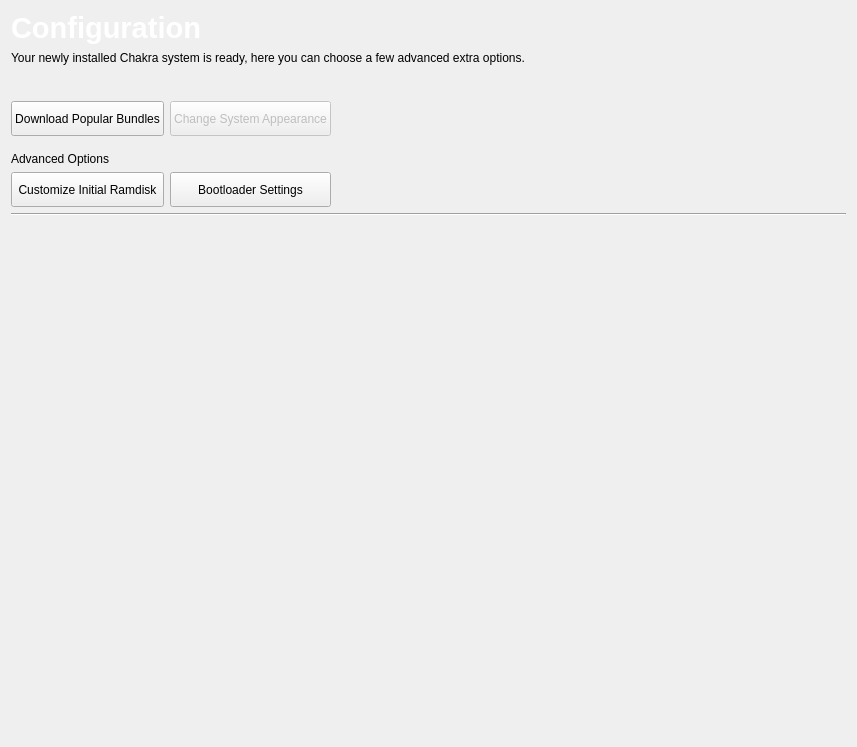
<?xml version="1.0" encoding="UTF-8"?>
<ui version="4.0">
 <class>Config</class>
 <widget class="QWidget" name="Config">
  <property name="geometry">
   <rect>
    <x>0</x>
    <y>0</y>
    <width>857</width>
    <height>747</height>
   </rect>
  </property>
  <property name="windowTitle">
   <string/>
  </property>
  <layout class="QGridLayout" name="gridLayout">
   <item row="0" column="0">
    <layout class="QHBoxLayout" name="horizontalLayout_2">
     <property name="topMargin">
      <number>0</number>
     </property>
     <item>
      <widget class="QLabel" name="label">
       <property name="sizePolicy">
        <sizepolicy hsizetype="Preferred" vsizetype="Fixed">
         <horstretch>0</horstretch>
         <verstretch>0</verstretch>
        </sizepolicy>
       </property>
       <property name="maximumSize">
        <size>
         <width>16777215</width>
         <height>50</height>
        </size>
       </property>
       <property name="font">
        <font>
         <pointsize>14</pointsize>
        </font>
       </property>
       <property name="text">
        <string>&lt;!DOCTYPE HTML PUBLIC &quot;-//W3C//DTD HTML 4.0//EN&quot; &quot;http://www.w3.org/TR/REC-html40/strict.dtd&quot;&gt;
&lt;html&gt;&lt;head&gt;&lt;meta name=&quot;qrichtext&quot; content=&quot;1&quot; /&gt;&lt;style type=&quot;text/css&quot;&gt;
p, li { white-space: pre-wrap; }
&lt;/style&gt;&lt;/head&gt;&lt;body style=&quot; font-family:'Sans Serif'; font-size:14pt; font-weight:400; font-style:normal;&quot;&gt;
&lt;p style=&quot; margin-top:0px; margin-bottom:0px; margin-left:0px; margin-right:0px; -qt-block-indent:0; text-indent:0px;&quot;&gt;&lt;span style=&quot; font-size:22pt; font-weight:600; color:#ffffff;&quot;&gt;Configuration&lt;/span&gt;&lt;/p&gt;&lt;/body&gt;&lt;/html&gt;</string>
       </property>
      </widget>
     </item>
    </layout>
   </item>
   <item row="2" column="0">
    <spacer name="verticalSpacer_3">
     <property name="orientation">
      <enum>Qt::Vertical</enum>
     </property>
     <property name="sizeType">
      <enum>QSizePolicy::Fixed</enum>
     </property>
     <property name="sizeHint" stdset="0">
      <size>
       <width>20</width>
       <height>30</height>
      </size>
     </property>
    </spacer>
   </item>
   <item row="4" column="0">
    <widget class="Line" name="line">
     <property name="orientation">
      <enum>Qt::Horizontal</enum>
     </property>
    </widget>
   </item>
   <item row="5" column="0">
    <spacer name="verticalSpacer_4">
     <property name="orientation">
      <enum>Qt::Vertical</enum>
     </property>
     <property name="sizeType">
      <enum>QSizePolicy::Fixed</enum>
     </property>
     <property name="sizeHint" stdset="0">
      <size>
       <width>20</width>
       <height>30</height>
      </size>
     </property>
    </spacer>
   </item>
   <item row="6" column="0">
    <widget class="QLabel" name="currentPageLabel">
     <property name="font">
      <font>
       <pointsize>14</pointsize>
      </font>
     </property>
     <property name="text">
      <string/>
     </property>
    </widget>
   </item>
   <item row="7" column="0">
    <widget class="QStackedWidget" name="stackedWidget">
     <property name="currentIndex">
      <number>0</number>
     </property>
     <widget class="QWidget" name="emptyPage"/>
     <widget class="QWidget" name="initRamDiskPage">
      <layout class="QGridLayout" name="gridLayout_2">
       <item row="0" column="0">
        <layout class="QGridLayout" name="gridLayout_3">
         <property name="spacing">
          <number>8</number>
         </property>
         <item row="1" column="0">
          <widget class="QCheckBox" name="usb">
           <property name="text">
            <string>USB</string>
           </property>
          </widget>
         </item>
         <item row="4" column="0">
          <widget class="QCheckBox" name="nfs">
           <property name="text">
            <string>NFS Shares</string>
           </property>
          </widget>
         </item>
         <item row="0" column="0" colspan="3">
          <widget class="QLabel" name="label_4">
           <property name="text">
            <string>Activate support for booting from:</string>
           </property>
          </widget>
         </item>
         <item row="1" column="1">
          <widget class="QCheckBox" name="firewire">
           <property name="text">
            <string>FireWire</string>
           </property>
          </widget>
         </item>
         <item row="4" column="1">
          <widget class="QCheckBox" name="raid">
           <property name="text">
            <string>Software Raid Arrays</string>
           </property>
          </widget>
         </item>
         <item row="7" column="0">
          <widget class="QCheckBox" name="lvm2">
           <property name="text">
            <string>LVM2 Volumes</string>
           </property>
          </widget>
         </item>
         <item row="7" column="1">
          <widget class="QCheckBox" name="encrypted">
           <property name="text">
            <string>Encrypted Volumes</string>
           </property>
          </widget>
         </item>
         <item row="11" column="0" rowspan="2" colspan="2">
          <widget class="QPushButton" name="generateInitRamDiskButton">
           <property name="minimumSize">
            <size>
             <width>0</width>
             <height>35</height>
            </size>
           </property>
           <property name="maximumSize">
            <size>
             <width>16777215</width>
             <height>35</height>
            </size>
           </property>
           <property name="text">
            <string>Generate Initial Ramdisk</string>
           </property>
          </widget>
         </item>
         <item row="16" column="1">
          <spacer name="verticalSpacer_5">
           <property name="orientation">
            <enum>Qt::Vertical</enum>
           </property>
           <property name="sizeHint" stdset="0">
            <size>
             <width>20</width>
             <height>40</height>
            </size>
           </property>
          </spacer>
         </item>
         <item row="10" column="1">
          <spacer name="verticalSpacer_7">
           <property name="orientation">
            <enum>Qt::Vertical</enum>
           </property>
           <property name="sizeType">
            <enum>QSizePolicy::Fixed</enum>
           </property>
           <property name="sizeHint" stdset="0">
            <size>
             <width>20</width>
             <height>10</height>
            </size>
           </property>
          </spacer>
         </item>
         <item row="8" column="0">
          <widget class="QCheckBox" name="mdp">
           <property name="text">
            <string>MDP Partition Arrays</string>
           </property>
          </widget>
         </item>
         <item row="8" column="1">
          <widget class="QCheckBox" name="pcmcia">
           <property name="text">
            <string>PCMCIA</string>
           </property>
          </widget>
         </item>
         <item row="11" column="2">
          <spacer name="horizontalSpacer_5">
           <property name="orientation">
            <enum>Qt::Horizontal</enum>
           </property>
           <property name="sizeHint" stdset="0">
            <size>
             <width>40</width>
             <height>20</height>
            </size>
           </property>
          </spacer>
         </item>
         <item row="11" column="3">
          <spacer name="horizontalSpacer_6">
           <property name="orientation">
            <enum>Qt::Horizontal</enum>
           </property>
           <property name="sizeHint" stdset="0">
            <size>
             <width>40</width>
             <height>20</height>
            </size>
           </property>
          </spacer>
         </item>
         <item row="13" column="1">
          <spacer name="verticalSpacer_14">
           <property name="orientation">
            <enum>Qt::Vertical</enum>
           </property>
           <property name="sizeType">
            <enum>QSizePolicy::Fixed</enum>
           </property>
           <property name="sizeHint" stdset="0">
            <size>
             <width>20</width>
             <height>40</height>
            </size>
           </property>
          </spacer>
         </item>
         <item row="15" column="0" colspan="2">
          <layout class="QHBoxLayout" name="horizontalLayout">
           <item>
            <spacer name="horizontalSpacer_9">
             <property name="orientation">
              <enum>Qt::Horizontal</enum>
             </property>
             <property name="sizeType">
              <enum>QSizePolicy::Fixed</enum>
             </property>
             <property name="sizeHint" stdset="0">
              <size>
               <width>40</width>
               <height>20</height>
              </size>
             </property>
            </spacer>
           </item>
           <item>
            <widget class="QLabel" name="initRdBusyLabel">
             <property name="text">
              <string/>
             </property>
             <property name="alignment">
              <set>Qt::AlignCenter</set>
             </property>
            </widget>
           </item>
          </layout>
         </item>
        </layout>
       </item>
      </layout>
     </widget>
     <widget class="QWidget" name="installBundlesPage">
      <layout class="QGridLayout" name="gridLayout_7">
       <item row="1" column="1">
        <widget class="QPushButton" name="bundlesDownloadButton">
         <property name="minimumSize">
          <size>
           <width>0</width>
           <height>45</height>
          </size>
         </property>
         <property name="text">
          <string>Download</string>
         </property>
        </widget>
       </item>
       <item row="0" column="0" colspan="3">
        <widget class="KListWidget" name="bundlesList">
         <property name="autoScroll">
          <bool>false</bool>
         </property>
         <property name="selectionMode">
          <enum>QAbstractItemView::NoSelection</enum>
         </property>
         <property name="iconSize">
          <size>
           <width>32</width>
           <height>32</height>
          </size>
         </property>
         <property name="movement">
          <enum>QListView::Static</enum>
         </property>
         <property name="flow">
          <enum>QListView::TopToBottom</enum>
         </property>
         <property name="isWrapping" stdset="0">
          <bool>true</bool>
         </property>
         <property name="spacing">
          <number>10</number>
         </property>
         <property name="viewMode">
          <enum>QListView::ListMode</enum>
         </property>
         <property name="uniformItemSizes">
          <bool>true</bool>
         </property>
         <property name="selectionRectVisible">
          <bool>false</bool>
         </property>
        </widget>
       </item>
       <item row="1" column="2">
        <spacer name="horizontalSpacer_25">
         <property name="orientation">
          <enum>Qt::Horizontal</enum>
         </property>
         <property name="sizeHint" stdset="0">
          <size>
           <width>40</width>
           <height>20</height>
          </size>
         </property>
        </spacer>
       </item>
       <item row="1" column="0">
        <spacer name="horizontalSpacer_4">
         <property name="orientation">
          <enum>Qt::Horizontal</enum>
         </property>
         <property name="sizeType">
          <enum>QSizePolicy::Expanding</enum>
         </property>
         <property name="sizeHint" stdset="0">
          <size>
           <width>40</width>
           <height>20</height>
          </size>
         </property>
        </spacer>
       </item>
      </layout>
     </widget>
     <widget class="QWidget" name="changeAppearancePage">
      <layout class="QGridLayout" name="gridLayout_10">
       <item row="0" column="0" colspan="5">
        <layout class="QHBoxLayout" name="horizontalLayout_3">
         <item>
          <spacer name="horizontalSpacer_13">
           <property name="orientation">
            <enum>Qt::Horizontal</enum>
           </property>
           <property name="sizeHint" stdset="0">
            <size>
             <width>40</width>
             <height>20</height>
            </size>
           </property>
          </spacer>
         </item>
         <item>
          <layout class="QGridLayout" name="gridLayout_9">
           <item row="1" column="1">
            <widget class="QLabel" name="label_5">
             <property name="text">
              <string>Chakra</string>
             </property>
             <property name="alignment">
              <set>Qt::AlignCenter</set>
             </property>
            </widget>
           </item>
           <item row="0" column="1">
            <widget class="QPushButton" name="linuxButton">
             <property name="minimumSize">
              <size>
               <width>90</width>
               <height>90</height>
              </size>
             </property>
             <property name="maximumSize">
              <size>
               <width>90</width>
               <height>90</height>
              </size>
             </property>
             <property name="text">
              <string/>
             </property>
            </widget>
           </item>
           <item row="0" column="3">
            <widget class="QPushButton" name="macButton">
             <property name="minimumSize">
              <size>
               <width>90</width>
               <height>90</height>
              </size>
             </property>
             <property name="maximumSize">
              <size>
               <width>90</width>
               <height>90</height>
              </size>
             </property>
             <property name="text">
              <string/>
             </property>
            </widget>
           </item>
           <item row="1" column="3">
            <widget class="QLabel" name="label_6">
             <property name="text">
              <string>Mac</string>
             </property>
             <property name="alignment">
              <set>Qt::AlignCenter</set>
             </property>
            </widget>
           </item>
           <item row="0" column="5">
            <widget class="QPushButton" name="windowsButton">
             <property name="minimumSize">
              <size>
               <width>90</width>
               <height>90</height>
              </size>
             </property>
             <property name="maximumSize">
              <size>
               <width>90</width>
               <height>90</height>
              </size>
             </property>
             <property name="text">
              <string/>
             </property>
            </widget>
           </item>
           <item row="1" column="5">
            <widget class="QLabel" name="label_7">
             <property name="text">
              <string>Windows</string>
             </property>
             <property name="alignment">
              <set>Qt::AlignCenter</set>
             </property>
            </widget>
           </item>
           <item row="0" column="2" rowspan="2">
            <spacer name="horizontalSpacer_11">
             <property name="orientation">
              <enum>Qt::Horizontal</enum>
             </property>
             <property name="sizeHint" stdset="0">
              <size>
               <width>40</width>
               <height>20</height>
              </size>
             </property>
            </spacer>
           </item>
           <item row="0" column="4" rowspan="2">
            <spacer name="horizontalSpacer_12">
             <property name="orientation">
              <enum>Qt::Horizontal</enum>
             </property>
             <property name="sizeHint" stdset="0">
              <size>
               <width>40</width>
               <height>20</height>
              </size>
             </property>
            </spacer>
           </item>
           <item row="0" column="0" rowspan="2">
            <spacer name="horizontalSpacer">
             <property name="orientation">
              <enum>Qt::Horizontal</enum>
             </property>
             <property name="sizeHint" stdset="0">
              <size>
               <width>40</width>
               <height>20</height>
              </size>
             </property>
            </spacer>
           </item>
           <item row="0" column="6" rowspan="2">
            <spacer name="horizontalSpacer_10">
             <property name="orientation">
              <enum>Qt::Horizontal</enum>
             </property>
             <property name="sizeHint" stdset="0">
              <size>
               <width>40</width>
               <height>20</height>
              </size>
             </property>
            </spacer>
           </item>
          </layout>
         </item>
         <item>
          <spacer name="horizontalSpacer_14">
           <property name="orientation">
            <enum>Qt::Horizontal</enum>
           </property>
           <property name="sizeHint" stdset="0">
            <size>
             <width>40</width>
             <height>20</height>
            </size>
           </property>
          </spacer>
         </item>
        </layout>
       </item>
       <item row="2" column="1">
        <widget class="QPushButton" name="colorizeButton">
         <property name="text">
          <string>Colorize</string>
         </property>
        </widget>
       </item>
       <item row="3" column="1">
        <spacer name="verticalSpacer_15">
         <property name="orientation">
          <enum>Qt::Vertical</enum>
         </property>
         <property name="sizeHint" stdset="0">
          <size>
           <width>20</width>
           <height>40</height>
          </size>
         </property>
        </spacer>
       </item>
       <item row="4" column="1">
        <spacer name="verticalSpacer_16">
         <property name="orientation">
          <enum>Qt::Vertical</enum>
         </property>
         <property name="sizeHint" stdset="0">
          <size>
           <width>20</width>
           <height>40</height>
          </size>
         </property>
        </spacer>
       </item>
       <item row="1" column="1">
        <spacer name="verticalSpacer_17">
         <property name="orientation">
          <enum>Qt::Vertical</enum>
         </property>
         <property name="sizeHint" stdset="0">
          <size>
           <width>20</width>
           <height>40</height>
          </size>
         </property>
        </spacer>
       </item>
       <item row="2" column="0">
        <spacer name="horizontalSpacer_15">
         <property name="orientation">
          <enum>Qt::Horizontal</enum>
         </property>
         <property name="sizeHint" stdset="0">
          <size>
           <width>40</width>
           <height>20</height>
          </size>
         </property>
        </spacer>
       </item>
       <item row="2" column="4">
        <spacer name="horizontalSpacer_16">
         <property name="orientation">
          <enum>Qt::Horizontal</enum>
         </property>
         <property name="sizeHint" stdset="0">
          <size>
           <width>40</width>
           <height>20</height>
          </size>
         </property>
        </spacer>
       </item>
       <item row="2" column="3">
        <spacer name="horizontalSpacer_17">
         <property name="orientation">
          <enum>Qt::Horizontal</enum>
         </property>
         <property name="sizeHint" stdset="0">
          <size>
           <width>40</width>
           <height>20</height>
          </size>
         </property>
        </spacer>
       </item>
       <item row="2" column="2">
        <spacer name="horizontalSpacer_18">
         <property name="orientation">
          <enum>Qt::Horizontal</enum>
         </property>
         <property name="sizeHint" stdset="0">
          <size>
           <width>40</width>
           <height>20</height>
          </size>
         </property>
        </spacer>
       </item>
      </layout>
     </widget>
     <widget class="QWidget" name="bootloaderPage">
      <layout class="QGridLayout" name="gridLayout_11">
       <item row="3" column="0">
        <spacer name="verticalSpacer_19">
         <property name="orientation">
          <enum>Qt::Vertical</enum>
         </property>
         <property name="sizeHint" stdset="0">
          <size>
           <width>20</width>
           <height>40</height>
          </size>
         </property>
        </spacer>
       </item>
       <item row="1" column="0">
        <widget class="QCheckBox" name="bootloaderCheckBox">
         <property name="text">
          <string>Install GRUB2</string>
         </property>
         <property name="checked">
          <bool>true</bool>
         </property>
        </widget>
       </item>
       <item row="0" column="0">
        <widget class="QLabel" name="bootloaderLabel">
         <property name="text">
          <string>You can now install GRUB2 as your main bootloader. 
Tribe will install GRUB2 on the same hard drive where your &quot;/boot&quot; folder is located.</string>
         </property>
        </widget>
       </item>
      </layout>
     </widget>
     <widget class="QWidget" name="progressPage">
      <layout class="QGridLayout" name="gridLayout_12">
       <item row="0" column="0" colspan="3">
        <spacer name="verticalSpacer">
         <property name="orientation">
          <enum>Qt::Vertical</enum>
         </property>
         <property name="sizeHint" stdset="0">
          <size>
           <width>20</width>
           <height>162</height>
          </size>
         </property>
        </spacer>
       </item>
       <item row="1" column="0" colspan="3">
        <widget class="QLabel" name="progressLabel">
         <property name="text">
          <string/>
         </property>
         <property name="alignment">
          <set>Qt::AlignCenter</set>
         </property>
        </widget>
       </item>
       <item row="2" column="0" colspan="3">
        <spacer name="verticalSpacer_20">
         <property name="orientation">
          <enum>Qt::Vertical</enum>
         </property>
         <property name="sizeType">
          <enum>QSizePolicy::Fixed</enum>
         </property>
         <property name="sizeHint" stdset="0">
          <size>
           <width>20</width>
           <height>10</height>
          </size>
         </property>
        </spacer>
       </item>
       <item row="3" column="0" colspan="3">
        <widget class="QProgressBar" name="progressBar">
         <property name="value">
          <number>24</number>
         </property>
        </widget>
       </item>
       <item row="4" column="1">
        <widget class="QPushButton" name="cancelButton">
         <property name="minimumSize">
          <size>
           <width>0</width>
           <height>35</height>
          </size>
         </property>
         <property name="maximumSize">
          <size>
           <width>150200</width>
           <height>16777215</height>
          </size>
         </property>
         <property name="text">
          <string>Cancel</string>
         </property>
        </widget>
       </item>
       <item row="5" column="0" colspan="3">
        <spacer name="verticalSpacer_2">
         <property name="orientation">
          <enum>Qt::Vertical</enum>
         </property>
         <property name="sizeHint" stdset="0">
          <size>
           <width>20</width>
           <height>161</height>
          </size>
         </property>
        </spacer>
       </item>
       <item row="4" column="0">
        <spacer name="horizontalSpacer_23">
         <property name="orientation">
          <enum>Qt::Horizontal</enum>
         </property>
         <property name="sizeHint" stdset="0">
          <size>
           <width>40</width>
           <height>20</height>
          </size>
         </property>
        </spacer>
       </item>
       <item row="4" column="2">
        <spacer name="horizontalSpacer_24">
         <property name="orientation">
          <enum>Qt::Horizontal</enum>
         </property>
         <property name="sizeHint" stdset="0">
          <size>
           <width>40</width>
           <height>20</height>
          </size>
         </property>
        </spacer>
       </item>
      </layout>
     </widget>
    </widget>
   </item>
   <item row="3" column="0">
    <layout class="QGridLayout" name="gridLayout_6">
     <item row="0" column="2">
      <spacer name="horizontalSpacer_2">
       <property name="orientation">
        <enum>Qt::Horizontal</enum>
       </property>
       <property name="sizeHint" stdset="0">
        <size>
         <width>40</width>
         <height>20</height>
        </size>
       </property>
      </spacer>
     </item>
     <item row="0" column="1">
      <widget class="QPushButton" name="changeAppearanceButton">
       <property name="enabled">
        <bool>false</bool>
       </property>
       <property name="minimumSize">
        <size>
         <width>0</width>
         <height>35</height>
        </size>
       </property>
       <property name="maximumSize">
        <size>
         <width>16777215</width>
         <height>35</height>
        </size>
       </property>
       <property name="text">
        <string>Change System Appearance</string>
       </property>
       <property name="checkable">
        <bool>true</bool>
       </property>
      </widget>
     </item>
     <item row="4" column="0">
      <widget class="QPushButton" name="initRamDiskButton">
       <property name="sizePolicy">
        <sizepolicy hsizetype="Minimum" vsizetype="Fixed">
         <horstretch>0</horstretch>
         <verstretch>0</verstretch>
        </sizepolicy>
       </property>
       <property name="minimumSize">
        <size>
         <width>0</width>
         <height>35</height>
        </size>
       </property>
       <property name="maximumSize">
        <size>
         <width>16777215</width>
         <height>35</height>
        </size>
       </property>
       <property name="text">
        <string>Customize Initial Ramdisk</string>
       </property>
       <property name="checkable">
        <bool>true</bool>
       </property>
      </widget>
     </item>
     <item row="3" column="0" colspan="3">
      <widget class="QLabel" name="label_3">
       <property name="text">
        <string>Advanced Options</string>
       </property>
      </widget>
     </item>
     <item row="2" column="0" colspan="3">
      <spacer name="verticalSpacer_6">
       <property name="orientation">
        <enum>Qt::Vertical</enum>
       </property>
       <property name="sizeType">
        <enum>QSizePolicy::Fixed</enum>
       </property>
       <property name="sizeHint" stdset="0">
        <size>
         <width>20</width>
         <height>10</height>
        </size>
       </property>
      </spacer>
     </item>
     <item row="4" column="1">
      <widget class="QPushButton" name="bootloaderSettingsButton">
       <property name="minimumSize">
        <size>
         <width>0</width>
         <height>35</height>
        </size>
       </property>
       <property name="text">
        <string>Bootloader Settings</string>
       </property>
       <property name="checkable">
        <bool>true</bool>
       </property>
      </widget>
     </item>
     <item row="0" column="0">
      <widget class="QPushButton" name="downloadBundlesButton">
       <property name="minimumSize">
        <size>
         <width>0</width>
         <height>35</height>
        </size>
       </property>
       <property name="maximumSize">
        <size>
         <width>16777215</width>
         <height>35</height>
        </size>
       </property>
       <property name="text">
        <string>Download Popular Bundles</string>
       </property>
       <property name="checkable">
        <bool>true</bool>
       </property>
      </widget>
     </item>
    </layout>
   </item>
   <item row="1" column="0">
    <widget class="QLabel" name="label_2">
     <property name="text">
      <string>Your newly installed Chakra system is ready, here you can choose a few advanced extra options.</string>
     </property>
     <property name="wordWrap">
      <bool>true</bool>
     </property>
    </widget>
   </item>
  </layout>
 </widget>
 <customwidgets>
  <customwidget>
   <class>KListWidget</class>
   <extends>QListWidget</extends>
   <header>klistwidget.h</header>
  </customwidget>
 </customwidgets>
 <resources>
  <include location="../tribe.qrc"/>
 </resources>
 <connections/>
</ui>
